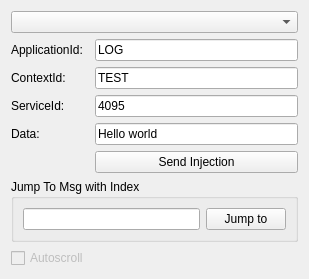
<?xml version="1.0" encoding="UTF-8"?>
<ui version="4.0">
 <class>Form</class>
 <widget class="QWidget" name="Form">
  <property name="geometry">
   <rect>
    <x>0</x>
    <y>0</y>
    <width>309</width>
    <height>256</height>
   </rect>
  </property>
  <property name="windowTitle">
   <string>Form</string>
  </property>
  <layout class="QGridLayout" name="gridLayout">
   <item row="3" column="0">
    <widget class="QLabel" name="label_3">
     <property name="text">
      <string>ServiceId:</string>
     </property>
    </widget>
   </item>
   <item row="3" column="1">
    <widget class="QLineEdit" name="lineEditServiceId">
     <property name="text">
      <string>4095</string>
     </property>
    </widget>
   </item>
   <item row="4" column="0">
    <widget class="QLabel" name="label_4">
     <property name="text">
      <string>Data:</string>
     </property>
    </widget>
   </item>
   <item row="4" column="1">
    <widget class="QLineEdit" name="lineEditData">
     <property name="text">
      <string>Hello world</string>
     </property>
    </widget>
   </item>
   <item row="0" column="0" colspan="2">
    <widget class="QComboBox" name="comboBoxConnections"/>
   </item>
   <item row="5" column="1">
    <widget class="QPushButton" name="pushButton">
     <property name="text">
      <string>Send Injection</string>
     </property>
    </widget>
   </item>
   <item row="1" column="0">
    <widget class="QLabel" name="label">
     <property name="text">
      <string>ApplicationId:</string>
     </property>
    </widget>
   </item>
   <item row="1" column="1">
    <widget class="QLineEdit" name="lineEditApplicationId">
     <property name="text">
      <string>LOG</string>
     </property>
    </widget>
   </item>
   <item row="2" column="0">
    <widget class="QLabel" name="label_2">
     <property name="text">
      <string>ContextId:</string>
     </property>
    </widget>
   </item>
   <item row="2" column="1">
    <widget class="QLineEdit" name="lineEditContextId">
     <property name="text">
      <string>TEST</string>
     </property>
    </widget>
   </item>
   <item row="6" column="0" colspan="2">
    <widget class="QGroupBox" name="groupBox">
     <property name="title">
      <string>Jump To Msg with Index</string>
     </property>
     <layout class="QGridLayout" name="gridLayout_2">
      <item row="0" column="1">
       <widget class="QPushButton" name="pushButtonJumpTo">
        <property name="text">
         <string>Jump to</string>
        </property>
       </widget>
      </item>
      <item row="0" column="0">
       <widget class="QLineEdit" name="lineEditJumpTo"/>
      </item>
     </layout>
    </widget>
   </item>
   <item row="7" column="0">
    <widget class="QCheckBox" name="checkBoxAutoscroll">
     <property name="enabled">
      <bool>false</bool>
     </property>
     <property name="text">
      <string>Autoscroll</string>
     </property>
    </widget>
   </item>
  </layout>
 </widget>
 <resources/>
 <connections/>
</ui>
